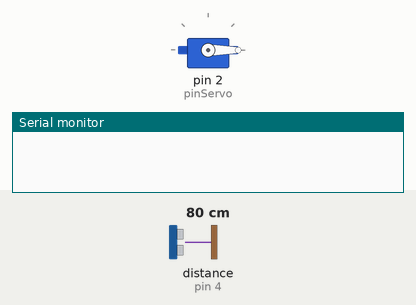
The sketch below on a simulated Arduino Uno, built with avr-gcc and run on an emulated ATmega328P. Parts: servo, the last lines printed to the serial monitor. Wiring (inferred from the names in the program): ultrasonic range finder: trigger pin 7; echo pin 4. Inputs (shaded band) come from the test bench; at power-on: distance to the obstacle (sensor on pin 4) 80 cm. The echo pulse lasts 58.3 µs per cm.

Above: at 0.1 s.
At 6.5 s:
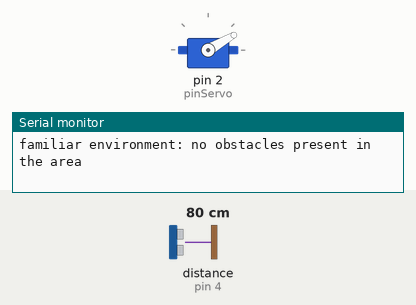
6.6 s: distance to the obstacle (sensor on pin 4) set to 2 cm
At 8.2 s:
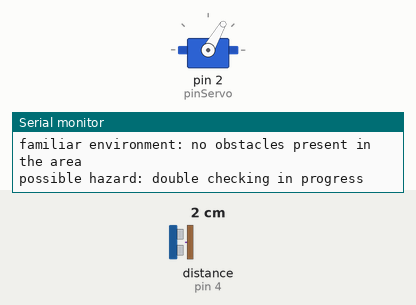
Timing chart, 0 to 20.1 s (numbered marks = the images above; inputs shaded):
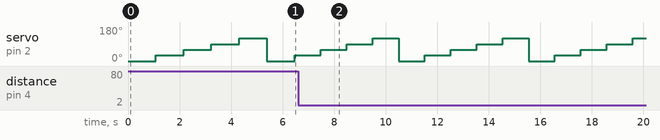

Measured:
- by itself, servo on pin 2 (pinServo): repeats every 5.0 s: 90° 1.0 s, 120° 1.0 s, 0° 1.0 s, 30° 1.0 s, 60° 1.0 s

The sketch:

distanza_avanzato.ino
```cpp
#include <Servo.h>

unsigned long time = 0;
unsigned long dist = 0;
unsigned long refDist[5] = {0,0,0,0,0}; //(5) angles
long distVar = 0; //distance variation from reference value
unsigned long absDistVar = 0; //absolute value of distVar
unsigned long distLimit = 10000000; //nm
int trig = 7;
int echo = 4;
int cont[5] = {0,0,0,0,0}; //how long the measured distance differs from the reference one along the (5) directions
Servo myServo;
int pinServo = 2;
int rotAng = 30;//desired angular rotation
//since the maximum angle of measurement is 30 degrees, with such angular rotation the sensor should be able to map the whole (150) degrees


unsigned long getDistance(); //prototype of the function that measures dist
  int getMax(int cont[]); //prototype of the function that returns the maximum element of a vector

void setup(){
  Serial.begin(9600);
  myServo.attach(pinServo);
  pinMode(trig, OUTPUT);
  pinMode(echo, INPUT);
  /*digitalWrite(echo, HIGH); //pullup resistor*/
  int j = 0;
  for(int pos=0; pos<121; pos+=rotAng){ // 120 degree rotation by steps of rotAng
    myServo.write(pos);
    delay(1000);
    refDist[j] = getDistance();//gets the reference distances ([0], [1], [2]...) : we start to build the familiar environment
    //Serial.println("refDist");
    //Serial.println(j);
    //Serial.println(refDist[j]);
    ++j;
  }
}

void loop(){
  int i = 0; //index of elements of refDist vector (each element is the distance of reference for different angles)
  for(int pos=0; pos<121; pos+=rotAng){
    myServo.write(pos);
    delay(1000); //wait until the servo motor finishes its movement before measuring
    dist = getDistance();
    distVar = refDist[i] - dist;
    absDistVar = abs(distVar);
    //Serial.println("absDistVar");
    //Serial.println(i);
    //Serial.println(dist);
    if(absDistVar < distLimit){ //range of accepted values: 10 cm (no danger)
      cont[i] = 0;
      if(getMax(cont)<1){
       Serial.println("familiar environment: no obstacles present in the area");
      }else if(/*getMax(cont)>0 && */getMax(cont)<=3){
        Serial.println("possible hazard: double checking in progress");
        }
    }else{
      ++cont[i];
      if(cont[i] > 3){
    //if for 3 cycles the object hasn't moved yet then it's an obstacle
        Serial.println("hazard found -> there is an obstacle in the area");
        Serial.println("the obstacle is located at");
        Serial.println(rotAng*i);
        Serial.println("degrees");
      }else{
        Serial.println("possible hazard: double checking in progress");
        }
    }
    ++i;
  }
}

unsigned long getDistance(){
  unsigned long velSound = 34385; //vel suono a 20 gradi cent [cm/s]
  int i = 1; //number of measurement
  unsigned long dist_i = 0; //distanza misurata l'i-esima volta
  unsigned long dist_sum = 0; //somma dei 10 valori di distanza misurati
  while(i < 16){
    digitalWrite(trig,HIGH);
    delayMicroseconds(10);
    digitalWrite(trig, LOW); /*telling the sensor to send
    the train of 8 impulses (40Hz) */
    time = pulseIn(echo, HIGH); /* returns the time
    echo takes to go from HIGH to LOW */
    dist_i = (velSound*time)/2;

    dist_sum = dist_sum + dist_i;
    ++i;
  }
  dist = dist_sum / i; //media aritmetica della distanza
  return(dist);
}

  int getMax(int cont[]){
     int max_cont = cont[0];
    for(int i = 1; i < 5; ++i){
      max_cont = max(max_cont,cont[i]);
      }
      return(max_cont);
    }
```
